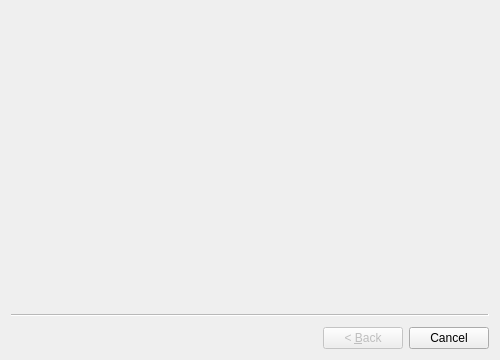
<?xml version="1.0" encoding="UTF-8"?>
<ui version="4.0">
 <class>Wizard</class>
 <widget class="QWizard" name="Wizard">
  <property name="geometry">
   <rect>
    <x>0</x>
    <y>0</y>
    <width>500</width>
    <height>360</height>
   </rect>
  </property>
  <property name="windowTitle">
   <string>Import Games</string>
  </property>
  <property name="wizardStyle">
   <enum>QWizard::WizardStyle::ClassicStyle</enum>
  </property>
 </widget>
 <resources/>
 <connections/>
</ui>
